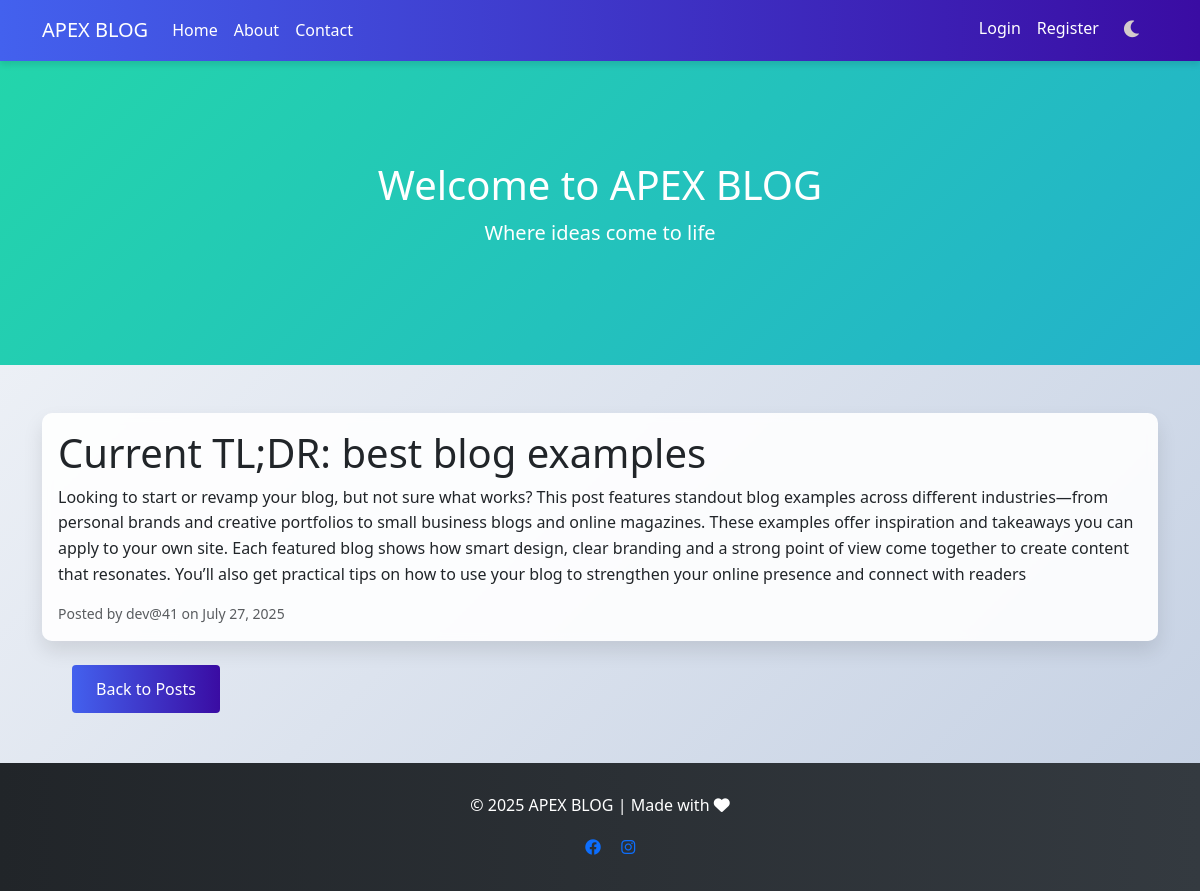
The app's page /post/2/ with its own data.
### blog/models.py (models this page shows, shortened)
class Post(models.Model):
    title = models.CharField(max_length=200)
    content = models.TextField()
    author = models.ForeignKey(User, on_delete=models.CASCADE)
    created_at = models.DateTimeField(auto_now_add=True)
    updated_at = models.DateTimeField(auto_now=True)
    published = models.BooleanField(default=False)
    class Meta:
        ordering = ['-created_at']

### accounts/models.py (models this page shows, shortened)
class CustomUser(AbstractUser):
    ROLES = (
        ('auther', 'Author'),
        ('user', 'regular user'),
    )
    role = models.CharField(max_length=10, choices=ROLES, default='user')
    bio = models.TextField(blank=True)
    profile_picture = models.ImageField(upload_to='profile_pics/', blank=True)

### blog/views.py (the view)
# urls.py: path('post/<int:pk>/', views.PostDetailView.as_view(), name='post_detail'),
class PostDetailView(DetailView):
    model = Post
    template_name = 'blog/post_detail.html'

### templates/blog/post_detail.html (shortened to what this page needs)
{% extends 'base.html' %}
{% block content %}
<div class="card">
    <div class="card-body">
        <h1 class="card-title">{{ post.title }}</h1>
        <p class="card-text">{{ post.content }}</p>
        <div class="d-flex justify-content-between">
            <small class="text-muted">Posted by {{ post.author.username }} on {{ post.created_at|date:"F d, Y" }}</small>
        </div>
    </div>
</div>
<div class="mt-4">
    <a href="{% url 'post_list' %}" class="btn btn-secondary">Back to Posts</a>
</div>
{% endblock %}

### static/css/styles.css (style rules this page uses)
:root { --primary: #4361ee; --secondary: #3a0ca3; --accent: #f72585; --light: #f8f9fa; --dark: #212529; }
body { font-family: 'Segoe UI', Tahoma, Geneva, Verdana, sans-serif; line-height: 1.6; color: var(--dark); background: linear-gradient(135deg, #f5f7fa 0%, #c3cfe2 100%); min-height: 100vh; }
.card { border: none; border-radius: 10px; overflow: hidden; box-shadow: 0 10px 20px rgba(0, 0, 0, 0.1); transition: all 0.3s ease; background: rgba(255, 255, 255, 0.9); backdrop-filter: blur(5px); }
.btn { padding: 0.75rem 1.5rem; border-radius: 4px; font-weight: 500; cursor: pointer; transition: all 0.3s ease; }
.btn-secondary { background: linear-gradient(to right, #4361ee, #3a0ca3); color: #ffffff; border: none; margin-left: 30px; }

### records on screen
Post: title "Current TL;DR: best blog examples", content "Looking to start or revamp your blog, but not sure what works? This post features standout blog examples across different industries—from personal brands and creative portfolios to small business blogs and online magazines. These examples offer inspiration and takeaways you can apply to your own site. Each featured blog shows how smart design, clear branding and a strong point of view come together to create content that resonates. You’ll also get practical tips on how to use your blog to strengthen your online presence and connect with readers", author.username "dev@41", created_at "July 27, 2025"
